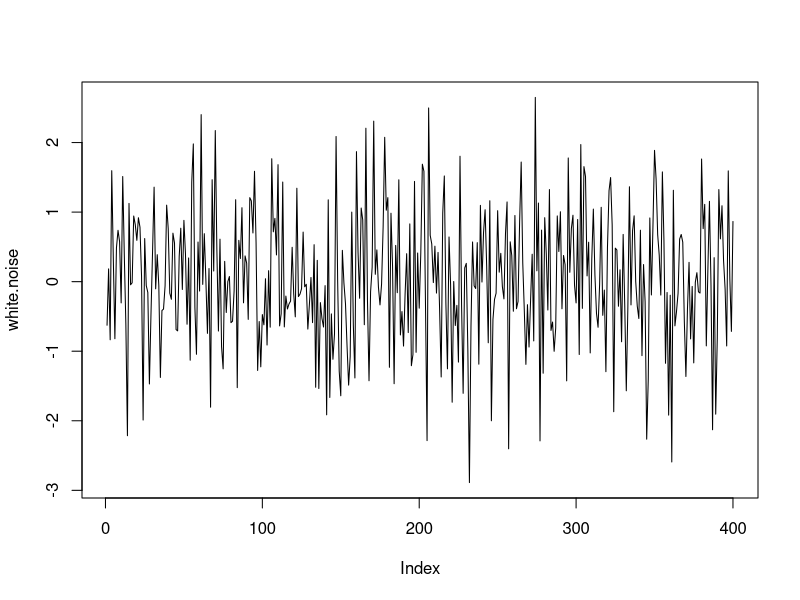
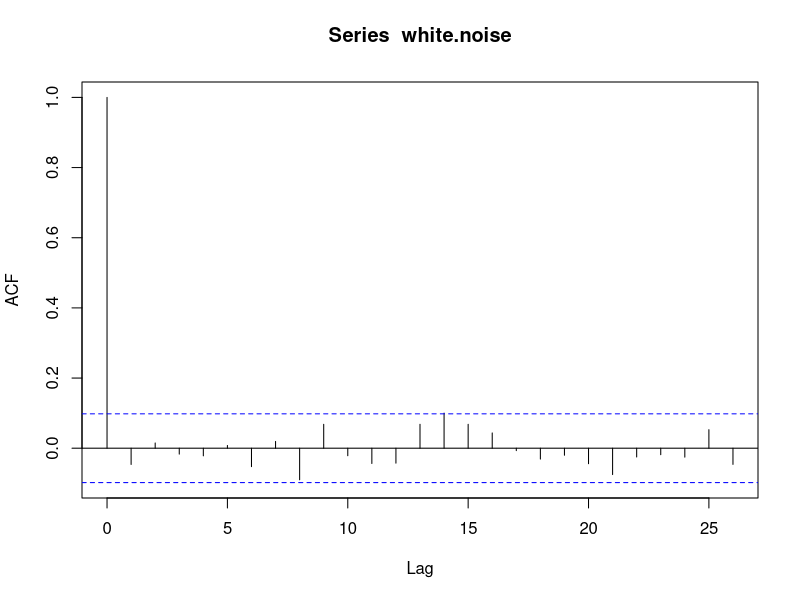
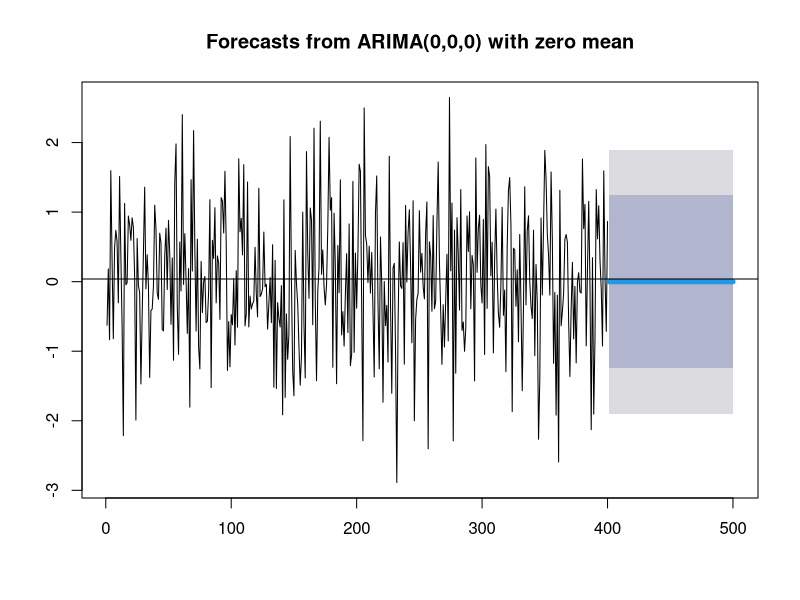

Write the R code that produced these figures, in order.
# ホワイトノイズ
# 自己相関の無い完全な雑音のようなデータ
#
set.seed(1)
white.noise <- rnorm(n = 400) # 正規分布
plot(white.noise, type = "l")
acf(white.noise) # 自己相関が無いかどうか確認

library(forecast)
model.noise <- auto.arima(
  # データの指定
  white.noise,
  # 情報量基準の指定
  ic = "aic",
  # 計算の途中経過を表示させる
  trace = T,
  # 最適な次数を探す際に次数を総当たりで調べる
  stepwise = F,
  # 実際にモデルを計算するときに、近似法を使わない
  approximation = F,
  # parallel = T
)
plot(forecast(model.noise, h = 100), flwd = 5)
abline(h = mean(white.noise))
